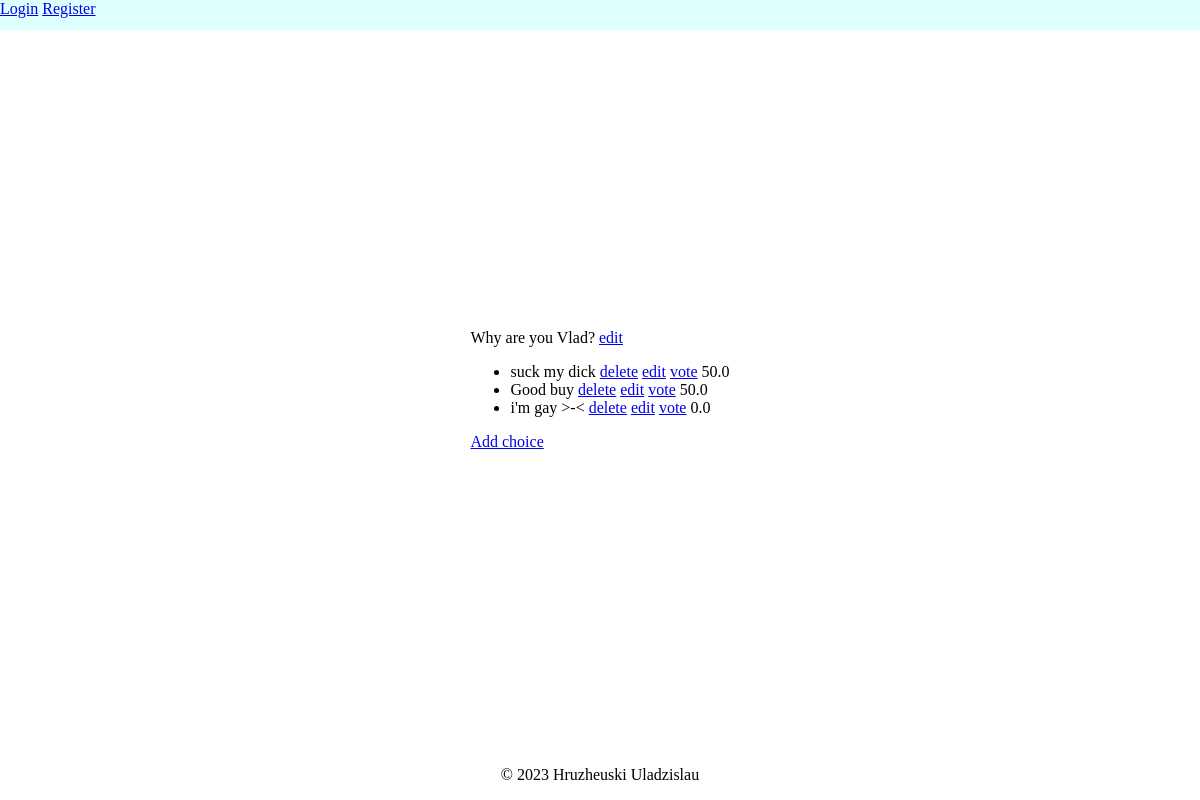
The page /question/18/ on the database its author committed.
### polls/models.py (models this page shows, shortened)
class Question(models.Model):
    question_text = models.CharField(max_length=200)
    creator = models.ForeignKey(User, on_delete=models.CASCADE)
    pub_date = models.DateTimeField(auto_now_add=True)
    def __str__(self):
        return self.question_text

class Choice(models.Model):
    choice_text = models.CharField(max_length=100)
    question = models.ForeignKey(Question, on_delete=models.CASCADE)
    @property
    def get_percent(self):
        count_votes = 0
        for choice in self.question.choice_set.all():
            count_votes += len(choice.vote_set.all())
        if count_votes == 0:
            return 'no votes'
        return len(self.vote_set.all()) / count_votes * 100
    def __str__(self):
        return self.choice_text

class Vote(models.Model):
    choice = models.ForeignKey(Choice, on_delete=models.CASCADE)
    voter = models.ForeignKey(User, on_delete=models.CASCADE)

### polls/views.py (the view)
# urls.py: path('question/<int:question_id>/', show_question, name='show_question'),
def show_question(request, question_id):
    question = get_object_or_404(Question, id=question_id)
    choices = question.choice_set.all()
    context = {
        'question': question,
        'choices': choices,
    }
    return render(request, 'polls/show_question.html', context)

### polls/templates/polls/show_question.html
{% extends "polls/base.html" %}
{% load crispy_forms_filters %}
{% block content %}
<div class="container">
    <div class="content-section">
        {{ question }}
        <a href="{% url 'edit_question' question.id %}">edit</a>
        <ul>
            {% for choice in choices %}
                <li>
                    {{ choice }}
                    <a href="{% url 'delete_choice' choice.id%}">delete</a>
                    <a href="{% url 'edit_choice' choice.id%}">edit</a>
                    <a href="{% url 'vote' choice.id%}">vote</a>
                    {{ choice.get_percent }}
                </li>
            {% endfor %}
        </ul>
        <a href="{% url 'create_choice' question.id %}">Add choice</a>
    </div>
</div>
{% endblock content %}

### polls/static/polls/css/style.css (style rules this page uses)
html, body { height: 100%; width: 100%; }
body { min-height: 100vh; margin:0; display:flex; flex-direction:column; }
.container { height: 90%; display: flex; align-items: center; justify-content: center; }

### rows shown on the page
Question: question_text "Why are you Vlad?"
Choice: choice_text "suck my dick", get_percent "50.0"
Choice: choice_text "Good buy", get_percent "50.0"
Choice: choice_text "i'm gay >-<", get_percent "0.0"
